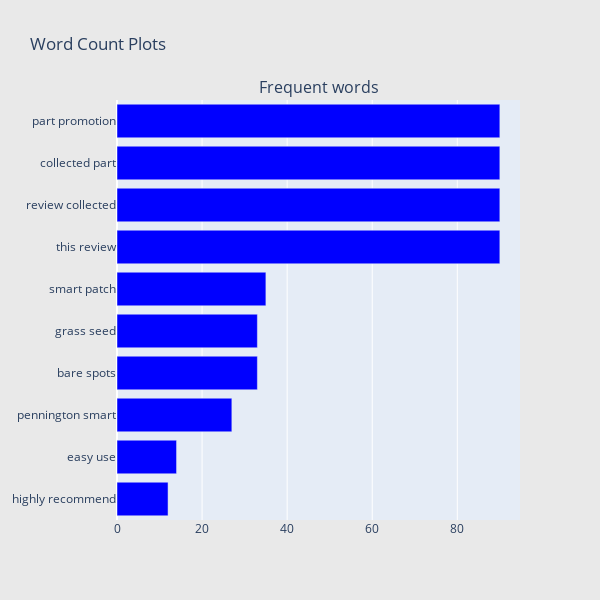

Here is the notebook cell this chart was saved with:
### Code cell
## Get the bar chart from 5 rated reviews ##
freq_dict = defaultdict(int)
for sent in df_5["review_lower"]:
    for word in generate_ngrams(sent,2):
        freq_dict[word] += 1
fd_sorted = pd.DataFrame(sorted(freq_dict.items(), key=lambda x: x[1])[::-1])
fd_sorted.columns = ["word", "wordcount"]
trace0 = horizontal_bar_chart(fd_sorted.head(10), 'blue')

# Creating two subplots
fig = tools.make_subplots(rows=1, cols=1, vertical_spacing=0.04,
                          subplot_titles=["Frequent words"])
fig.append_trace(trace0, 1, 1)
#fig.append_trace(trace1, 1, 2)
fig['layout'].update(height=600, width=600, paper_bgcolor='rgb(233,233,233)', title="Word Count Plots")
py.iplot(fig, filename='word-plots');

### Figure 1 — Plotly figure (JSON) as saved in the notebook; plotly's stock layout.template omitted (floating-point values rounded to 4 significant figures)
{"data": [{"marker": {"color": "blue"}, "orientation": "h", "showlegend": false, "x": [12, 14, 27, 33, 33, 35, 90, 90, 90, 90], "xaxis": "x", "y": ["highly recommend", "easy use", "pennington smart", "bare spots", "grass seed", "smart patch", "this review", "review collected", "collected part", "part promotion"], "yaxis": "y", "type": "bar"}], "layout": {"annotations": [{"font": {"size": 16}, "showarrow": false, "text": "Frequent words", "x": 0.5, "xanchor": "center", "xref": "paper", "y": 1, "yanchor": "bottom", "yref": "paper"}], "height": 600, "paper_bgcolor": "rgb(233,233,233)", "title": {"text": "Word Count Plots"}, "width": 600, "xaxis": {"anchor": "y", "domain": [0, 1]}, "yaxis": {"anchor": "x", "domain": [0, 1]}}}
